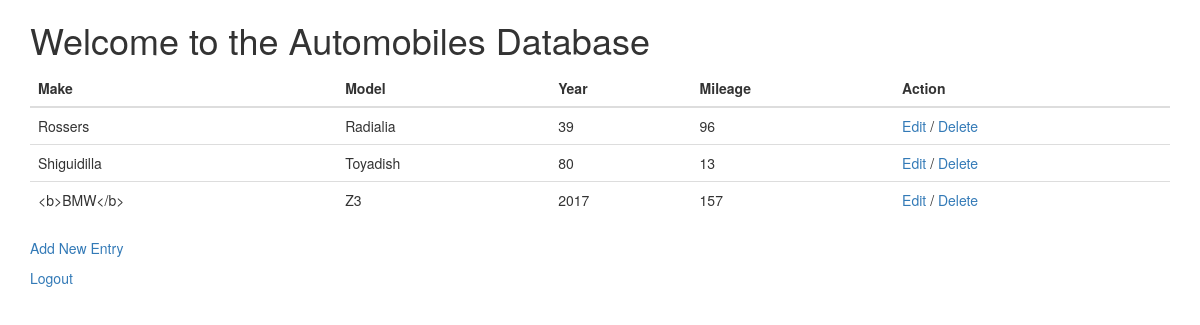
/Building-Database-Applications-in-PHP/Week-5/index.php (signed in), run on the app's committed database.
### tables this page shows
CREATE TABLE `autos` (
  `auto_id` int(10) UNSIGNED NOT NULL,
  `make` varchar(128) DEFAULT NULL,
  `model` varchar(255) DEFAULT NULL,
  `year` int(11) DEFAULT NULL,
  `mileage` int(11) DEFAULT NULL
);

### Building-Database-Applications-in-PHP/Week-5/index.php (the view, shortened to what this page needs)
<?php
$logged_in = false;
$autos = [];
if (isset($_SESSION['name']) ) {
	$logged_in = true;
	try
	{
	    $pdo = new PDO("mysql:host=localhost;dbname=coursera_building_database_applications_in_php", "root", "");
	    $pdo->setAttribute(PDO::ATTR_ERRMODE, PDO::ERRMODE_EXCEPTION);
	    $all_autos = $pdo->query("SELECT * FROM autos");
		while ( $row = $all_autos->fetch(PDO::FETCH_OBJ) )
		{
		    $autos[] = $row;
		}
	}
	catch(PDOException $e)
	{
	    echo "Connection failed: " . $e->getMessage();
	    die();
	}
}
?>
<!DOCTYPE html>
<html>
	<head>
		<link href="https://maxcdn.bootstrapcdn.com/bootstrap/3.3.7/css/bootstrap.min.css" rel="stylesheet">
	</head>
	<body>
		<div class="container">
			<h1>Welcome to the Automobiles Database</h1>
			<?php if (!$logged_in) : ?>
				<p>
					<a href="login.php">Please log in</a>
				</p>
				<p>
					Attempt
					<a href="add.php">add data</a>
					without logging in.
				</p>
			<?php else : ?>
				<?php if (empty($autos)) : ?>
					<p>No rows found</p>
				<?php else : ?>
					<p>
						<table class="table">
							<thead>
								<tr>
									<th>Make</th>
									<th>Model</th>
									<th>Year</th>
									<th>Mileage</th>
									<th>Action</th>
								</tr>
							</thead>
							<tbody>
								<?php foreach($autos as $auto) : ?>
			                        <tr>
			                        	<td><?php echo $auto->make; ?></td>
										<td><?php echo $auto->model; ?></td>
										<td><?php echo $auto->year; ?></td>
										<td><?php echo $auto->mileage; ?></td>
										<td><a href="edit.php?autos_id=<?php echo $auto->auto_id; ?>">Edit</a> / <a href="delete.php?autos_id=<?php echo $auto->auto_id; ?>">Delete</a></td>
			                        </tr>
			                    <?php endforeach; ?>
							</tbody>
						</table>
					</p>
				<?php endif; ?>
				<p>
					<a href="add.php">Add New Entry</a>
				</p>
				<p>
					<a href="logout.php">Logout</a>
				</p>
			<?php endif; ?>
		</div>
	</body>
</html>

### data on the page
autos: make "Rossers", model "Radialia", year "39", mileage "96"
autos: make "Shiguidilla", model "Toyadish", year "80", mileage "13"
autos: make "<b>BMW</b>", model "Z3", year "2017", mileage "157"
